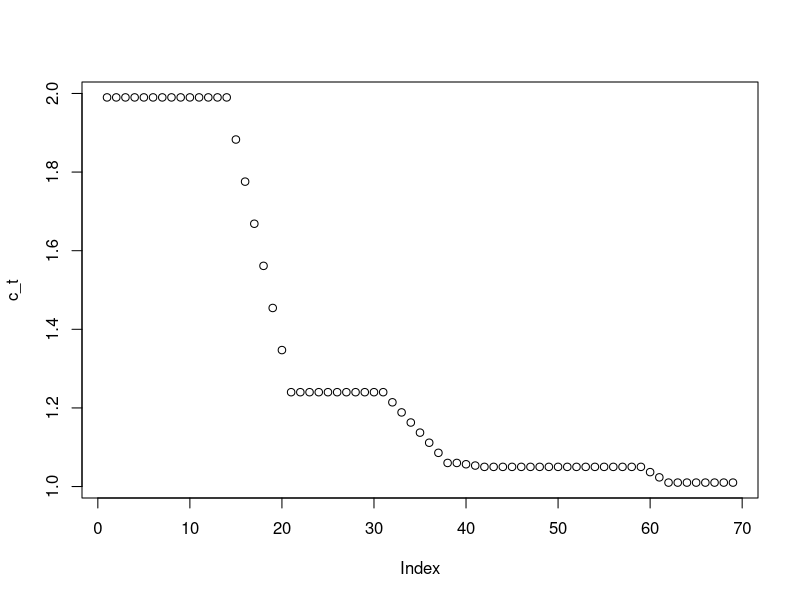

The R script that drew this image: (Note: a time limit stopped this script after it produced the figure.)
# starting from 8th Feb
t_total <- 70
alpha_1 <- (1/0.86)^2
beta_1 <- alpha_1/5.1

# c_result from italy_c.r
italy_0.03 <-   c(1.67, 1.28, 1.05, 1.05, 1.05, 1.006) # average increase rate: c = 1.373, 1.04, 1.028
italy_0.01 <-   c(1.81, 1.26, 1.05, 1.05, 1.05, 1.01) # average increase rate: c = 1.424, 1.08, 1.035
italy_0.0025 <- c(1.99, 1.24, 1.06, 1.05, 1.05, 1.01) # average increase rate: c = 1.522, 1.1 , 1.047

c0123 <- italy_0.0025
#c0123 <- italy_0.01
#c0123 <- italy_0.03

# compute c(t)
cut_off_0 <- 17
cut_off_1 <- 34 # 3.5 policy 1
cut_off_2 <- 40 # 3.11 policy 2
cut_off_3 <- 50
cut_off_4 <- 60

c_t <- rep(NA,(t_total-1))
c_t[1:cut_off_0] <- c0123[1]
c_t[(cut_off_0+1):cut_off_1] <- c0123[2]
c_t[(cut_off_1+1):cut_off_2] <- c0123[3]
c_t[(cut_off_2+1):cut_off_3] <- c0123[4]
c_t[(cut_off_3+1):cut_off_4] <- c0123[5]
c_t[(cut_off_4+1):(t_total-1)] <- c0123[6]

# calculate N_cum and N
start_n <- 8
N_total <- rep(NA,t_total)
N_total[1] <- 1
for (i in 2:t_total) {
  N_total[i] <- N_total[i-1]*c_t[i-1]
}

N <- rep(1, t_total)
for (i in 2:t_total) {
  N[i] <- N_total[i] - N_total[i-1]
}

N_cum_italy_0.0025 <- N_total[start_n:t_total]
N_italy_0.0025 <- N[start_n:t_total]

N_cum_italy_0.01 <- N_total[start_n:t_total]
N_italy_0.01 <- N[start_n:t_total]

N_cum_italy_0.03 <- N_total[start_n:t_total]
N_italy_0.03 <- N[start_n:t_total]

italy_N <- data.frame(N_cum_italy_0.0025,N_cum_italy_0.01,N_cum_italy_0.03
                      ,N_italy_0.0025,N_italy_0.01,N_italy_0.03)
write.csv(italy_N, file = "italy_N.csv")

# interpolating c(t)
c_t[14:21] <- seq(c_t[14],c_t[21],length.out = 8)
c_t[31:38] <- seq(c_t[31],c_t[38],length.out = 8)
c_t[39:42] <- seq(c_t[39],c_t[42],length.out = 4)
c_t[49:52] <- seq(c_t[49],c_t[52],length.out = 4)
c_t[59:62] <- seq(c_t[59],c_t[62],length.out = 4)
plot(c_t)

# N_cum and N with interpolated c(t)
N_total <- rep(NA,t_total)
N_total[1] <- 1
for (i in 2:t_total) {
  N_total[i] <- N_total[i-1]*c_t[i-1]
}

N <- rep(1, t_total)
for (i in 2:t_total) {
  N[i] <- N_total[i] - N_total[i-1]
}

N <- N[start_n:t_total] # only keeping N > 10
n <- length(N)

# R0 estimation from N(t) # repeat and find average
n_repeat <- 100 # of repeats

array_I <- array(NA,dim = c(n_repeat,n,n))
for (nn in 1:n_repeat) {
  for (i in 1:n){
    array_I[nn,,i]<-rep(N[i],n)
  }
}

for (nn in 1:n_repeat) {
  for (i in 1:n){
    d_iso <- rep(N[i],n)
    iso <- ceiling(rgamma(N[i],alpha_1,beta_1))
    period_iso <- min(max(iso)+1,n)
    d_iso[1:period_iso] <- d_iso[1:period_iso] - N[i]
    for (k in 1:period_iso){
      d_iso[k:period_iso] <- d_iso[k:period_iso] + sum(iso == (k-1))
    }
    array_I[nn,,i] <- array_I[nn,,i] - d_iso
  }
}

I <- colSums(array_I)/n_repeat

cul_inf <- matrix(rep( 0, len=(n-1)*(n-1)), nrow = (n-1)) # I matrix
for (i in 1:(n-1)){
  cul_inf[i:(n-1),i] <- I[1:(n-i),i]
}

w <- cul_inf/rowSums(cul_inf) # weight matrix
R0 <- N[2:n]*w 
R0 <-colSums(R0)/N[2:n]

# save R0
italy_0.0025 <- R0
#italy_0.01 <- R0
#italy_0.03 <- R0

# smooth curve
smooth_par <- 15
italy_0.01_smooth <- rep(NA,n-smooth_par)
italy_0.0025_smooth <- rep(NA,n-smooth_par)
italy_0.03_smooth <- rep(NA,n-smooth_par)
for (i in 1:(n-smooth_par)) {
  italy_0.01_smooth[i] <- mean(italy_0.01[i:(i+smooth_par-1)])
  italy_0.0025_smooth[i] <- mean(italy_0.0025[i:(i+smooth_par-1)])
  italy_0.03_smooth[i] <- mean(italy_0.03[i:(i+smooth_par-1)])
}
plot(italy_0.01_smooth,type = 'l')
lines(italy_0.0025_smooth)
lines(italy_0.03_smooth)

# save
italy_r0 <- data.frame(italy_0.0025_smooth, italy_0.01_smooth, italy_0.03_smooth)
write.csv(italy_r0, file = "italy_r0.csv")
